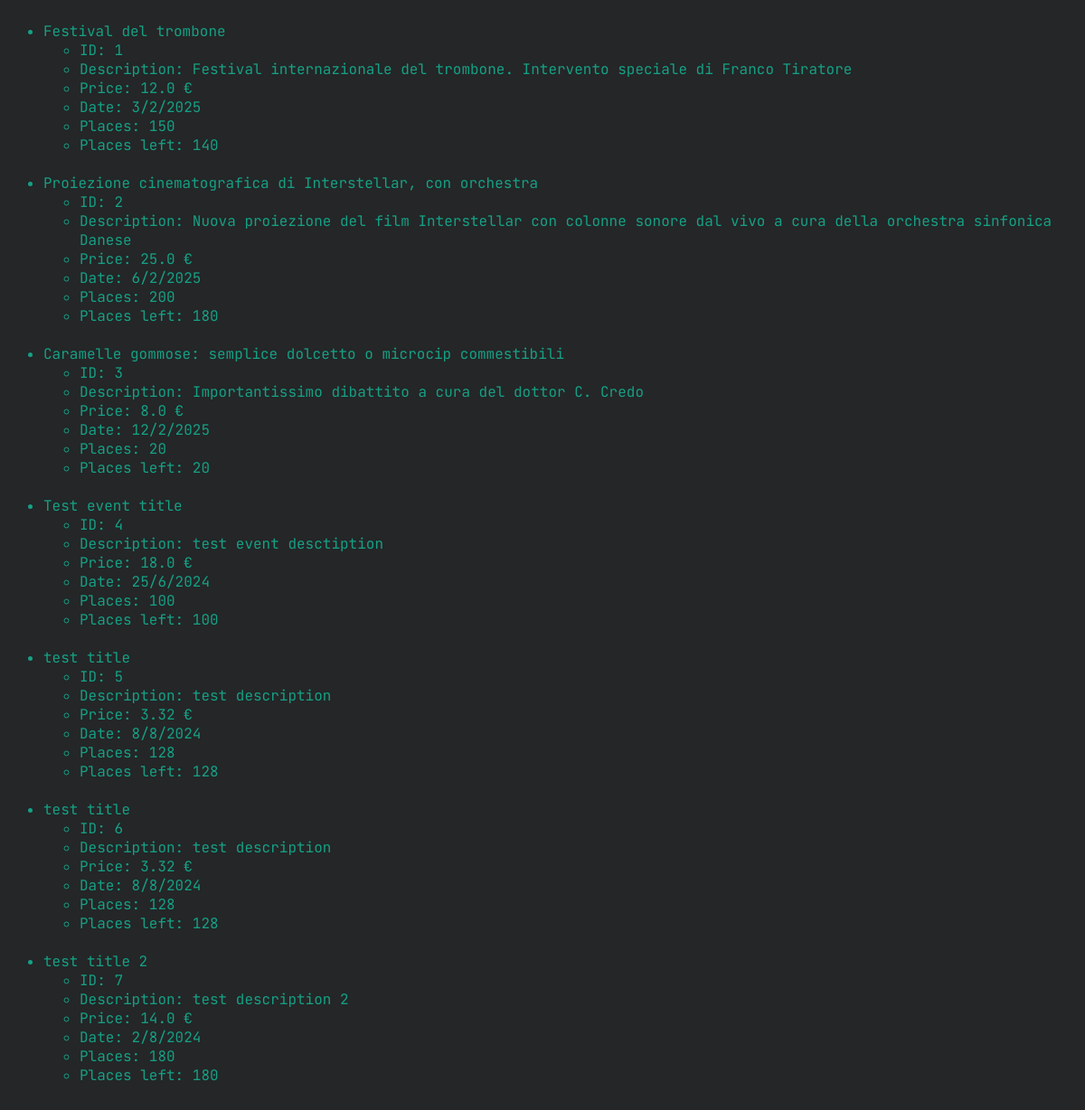
Screenshot of /list-events/ with the database file from the repository.
### tables this page shows
CREATE TABLE event (
    id INTEGER PRIMARY KEY AUTOINCREMENT,
    title TEXT,
    description TEXT,
    event_date TEXT,
    price FLOAT,
    places INTEGER,
    places_left INTEGER
);

### main.py (the view)
@app.route('/list-events/')
def listEvents():
    events = getAllEvents()
    return render_template('listEvents.html', events=events)

### dbi.py (called while the page is built)
def dbExecAndFetch(query):
    db = DB()
    db.cursor.execute(query)
    res = db.cursor.fetchall()
    db.close()
    return res

    def close(self):
        self.db.close()

### event.py (called while the page is built)
def getAllEvents():
    return ( Event.fromRow(row) for row in dbExecAndFetch('select * from event;') )

### models.py (called while the page is built)
    @staticmethod
    def fromString(date):
        chunks = date.split('-')
        return Date (
            day=int(chunks[2]),
            month=int(chunks[1]),
            year=int(chunks[0])
        )

    def toString(self):
        return f'{self.day}/{self.month}/{self.year}'

    @staticmethod
    def fromRow(row):
        return Event(
            id=row[0],
            title=row[1],
            description=row[2],
            price=row[4],
            date=Date.fromString(row[3]),
            places=row[5],
            placesLeft=row[6]
        )

### templates/listEvents.html (shortened to what this page needs)
<head>
</head>
<ul>
{% for event in events %}
    <li> {{ event.title }}
        <br/>
        <ul>
            <li>ID: {{ event.id }}</li>
            <li>Description: {{ event.description }}</li>
            <li>Price: {{ event.price }} €</li>
            <li>Date: {{ event.date.toString() }}</li>
            <li>Places: {{ event.places }}</li>
            <li>Places left: {{ event.placesLeft }}</li>
        </ul>
    </li>
    <br/>
{% endfor %}
</ul>

### rows the page displays
event: title "Festival del trombone", id "1", description "Festival internazionale del trombone. Intervento speciale di Franco Tiratore", price "12.0", date.toString "3/2/2025", places "150", placesLeft "140"
event: title "Proiezione cinematografica di Interstellar, con orchestra", id "2", description "Nuova proiezione del film Interstellar con colonne sonore dal vivo a cura della orchestra sinfonica Danese", price "25.0", date.toString "6/2/2025", places "200", placesLeft "180"
event: title "Caramelle gommose: semplice dolcetto o microcip commestibili", id "3", description "Importantissimo dibattito a cura del dottor C. Credo", price "8.0", date.toString "12/2/2025", places "20", placesLeft "20"
event: title "Test event title", id "4", description "test event desctiption", price "18.0", date.toString "25/6/2024", places "100", placesLeft "100"
event: title "test title", id "5", description "test description", price "3.32", date.toString "8/8/2024", places "128", placesLeft "128"
event: title "test title", id "6", description "test description", price "3.32", date.toString "8/8/2024", places "128", placesLeft "128"
event: title "test title 2", id "7", description "test description 2", price "14.0", date.toString "2/8/2024", places "180", placesLeft "180"
